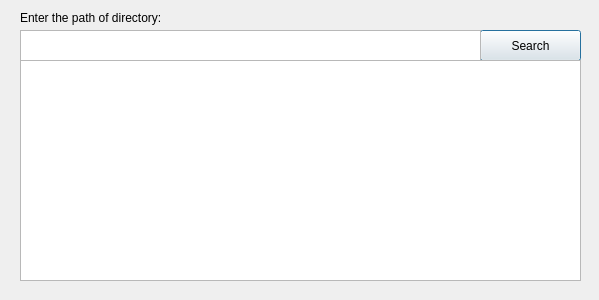
<?xml version="1.0" encoding="UTF-8"?>
<ui version="4.0">
 <class>Dialog</class>
 <widget class="QDialog" name="Dialog">
  <property name="geometry">
   <rect>
    <x>0</x>
    <y>0</y>
    <width>599</width>
    <height>300</height>
   </rect>
  </property>
  <property name="windowTitle">
   <string>Dialog</string>
  </property>
  <widget class="QPushButton" name="pushButton">
   <property name="geometry">
    <rect>
     <x>480</x>
     <y>30</y>
     <width>101</width>
     <height>31</height>
    </rect>
   </property>
   <property name="text">
    <string>Search</string>
   </property>
  </widget>
  <widget class="QTextEdit" name="textEdit">
   <property name="geometry">
    <rect>
     <x>20</x>
     <y>30</y>
     <width>461</width>
     <height>31</height>
    </rect>
   </property>
  </widget>
  <widget class="QTextEdit" name="textEdit_2">
   <property name="geometry">
    <rect>
     <x>20</x>
     <y>60</y>
     <width>561</width>
     <height>221</height>
    </rect>
   </property>
  </widget>
  <widget class="QLabel" name="label">
   <property name="geometry">
    <rect>
     <x>20</x>
     <y>10</y>
     <width>441</width>
     <height>16</height>
    </rect>
   </property>
   <property name="text">
    <string>Enter the path of directory:</string>
   </property>
  </widget>
 </widget>
 <resources/>
 <connections/>
</ui>
